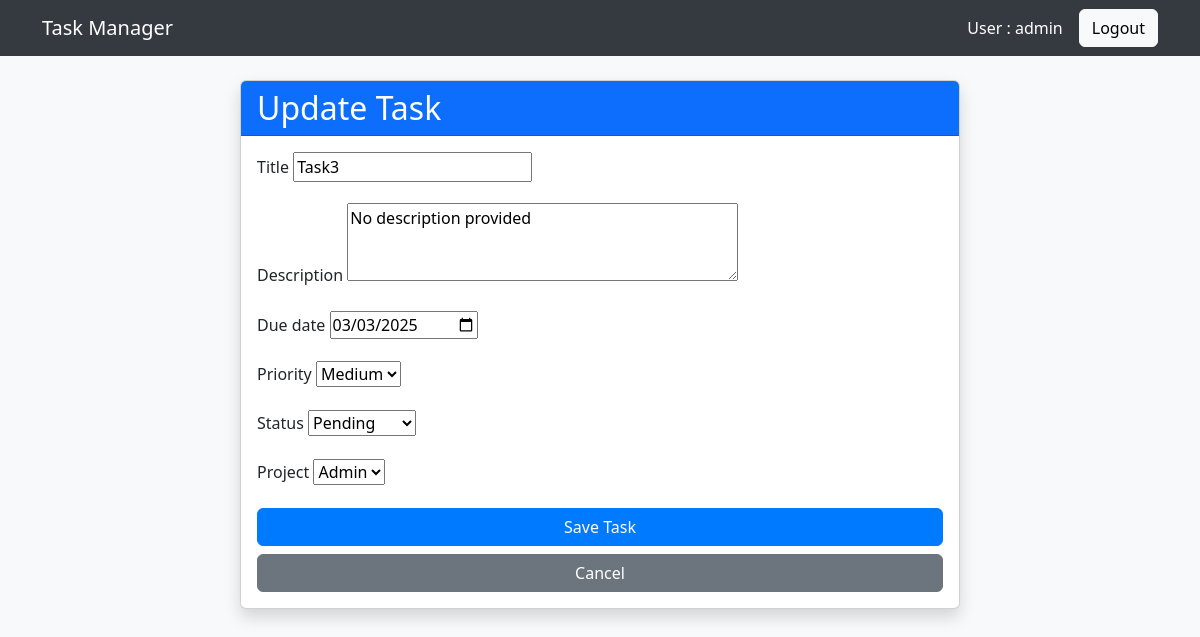
The page /tasks/3/update/ (signed in) on the database its author committed.
### user/models.py (models this page shows, shortened)
class Task(models.Model):
    PRIORITY_CHOICES = [
        ('Low', 'Low'),
        ('Medium', 'Medium'),
        ('High', 'High'),
    ]
    STATUS_CHOICES = [
        ('Pending', 'Pending'),
        ('In Progress', 'In Progress'),
        ('Completed', 'Completed'),
    ]
    title = models.CharField(max_length=255)
    description = models.TextField(default="No description provided")
    due_date = models.DateField(default=date.today)
    priority = models.CharField(max_length=10, choices=PRIORITY_CHOICES, default='Medium')
    status = models.CharField(max_length=15, choices=STATUS_CHOICES, default='Pending')
    user = models.ForeignKey(User, on_delete=models.CASCADE)
    project = models.ForeignKey(Project, on_delete=models.CASCADE, related_name='tasks', null=True, blank=True)
    created_date = models.DateTimeField(auto_now_add=True)
    updated_date = models.DateTimeField(auto_now=True)
    class Meta:
        ordering = ['due_date', 'priority']

### user/views.py (the view)
# urls.py: path('tasks/<int:task_id>/update/', views.update_task, name='update_task'),
@login_required
def update_task(request, task_id):
    task = get_object_or_404(Task, id=task_id)
    if not check_task_permission(request.user, task, 'edit'):
        raise PermissionDenied("You don't have permission to edit this task.")
    if request.method == "POST":
        form = TaskForm(request.user, request.POST, instance=task)
        if form.is_valid():
            form.save()
            messages.success(request, 'Task updated successfully!')
            return redirect('task_list')
    else:
        form = TaskForm(request.user, instance=task)
    return render(request, 'task_form.html', {'form': form, 'action': 'Update'})

### user/forms.py
class TaskForm(forms.ModelForm):
    class Meta:
        model = Task
        fields = ['title', 'description', 'due_date', 'priority', 'status', 'project']
        widgets = {
            'description': forms.Textarea(attrs={'rows': 3}),
            'due_date': forms.DateInput(attrs={'type': 'date'}),
        }
    def __init__(self, user, *args, **kwargs):
        super(TaskForm, self).__init__(*args, **kwargs)
        own_projects = list(Project.objects.filter(user=user))
        shared_task_projects = set(Project.objects.filter(
            tasks__taskpermission__user=user,
            tasks__taskpermission__permission_type__in=['edit', 'admin']
        ).distinct())
        all_available_projects = own_projects.copy()
        for project in shared_task_projects:
            if project not in own_projects:
                all_available_projects.append(project)
        self.fields['project'].queryset = Project.objects.filter(
            id__in=[p.id for p in all_available_projects]
        )

### user/models.py (called while the page is built)
    def __str__(self):
        return self.name

### user/views.py (called while the page is built, shortened)
def check_task_permission(user, task, required_permission='view'):
    if user.is_superuser:
        return True  # Admins have full access

### templates/task_form.html (shortened to what this page needs)
{% extends 'base.html' %}
{% block content %}
<div class="container">
    <div class="row justify-content-center">
        <div class="col-md-8">
            <div class="card shadow">
                <div class="card-header bg-primary text-white">
                    <h2 class="mb-0">{{ action }} Task</h2>
                </div>
                <div class="card-body">
                    <form method="POST">
                        {% for field in form %}
                        <div class="mb-3">
                            <label for="{{ field.id_for_label }}" class="form-label">{{ field.label }}</label>
                            {{ field }}
                        </div>
                        {% endfor %}
                        <div class="d-grid gap-2">
                            <button type="submit" class="btn btn-primary">Save Task</button>
                            <a href="{% url 'task_list' %}" class="btn btn-secondary">Cancel</a>
                        </div>
                    </form>
                </div>
            </div>
        </div>
    </div>
</div>
{% endblock %}

### templates/base.html (shortened to what this page needs)
<!DOCTYPE html>
<html lang="en">
<head>
    <link rel="stylesheet" href="https://cdn.jsdelivr.net/npm/bootstrap@5.3.0/dist/css/bootstrap.min.css">
</head>
<body>
    <nav class="navbar navbar-expand-lg">
        <div class="container">
            <a class="navbar-brand" href="{% url 'landing_page' %}">Task Manager</a>
            <div class="d-flex align-items-center">
                {% if user.is_authenticated %}
                    <span class="navbar-text me-3">User : {{ user.username }}</span>
                    <a class="btn btn-light" href="{% url 'logout' %}">Logout</a>
                {% else %}
                    <a class="btn btn-light me-2" href="{% url 'login' %}">Login</a>
                    <a class="btn btn-light" href="{% url 'register' %}">Register</a>
                {% endif %}
            </div>
        </div>
    </nav>
    <div class="container mt-4">
        {% block content %}
        {% endblock %}
    </div>
</body>
</html>

### templates/base.html (style rules this page uses)
body { background-color: #f8f9fa; }
.navbar { background-color: #343a40; }
.navbar-brand, .navbar-text { color: white !important; }
.btn-primary { background-color: #007bff; border-color: #007bff; }

### rows shown on the page
Task: form "Task3" "No description provided" "03/03/2025" "Medium" "Pending" "Admin"

### other values the page prints
{{ user.username }} "admin"
{{ action }} "Update"
{{ field.label }} "Title" "Description" "Due date" "Priority" "Status" "Project"
